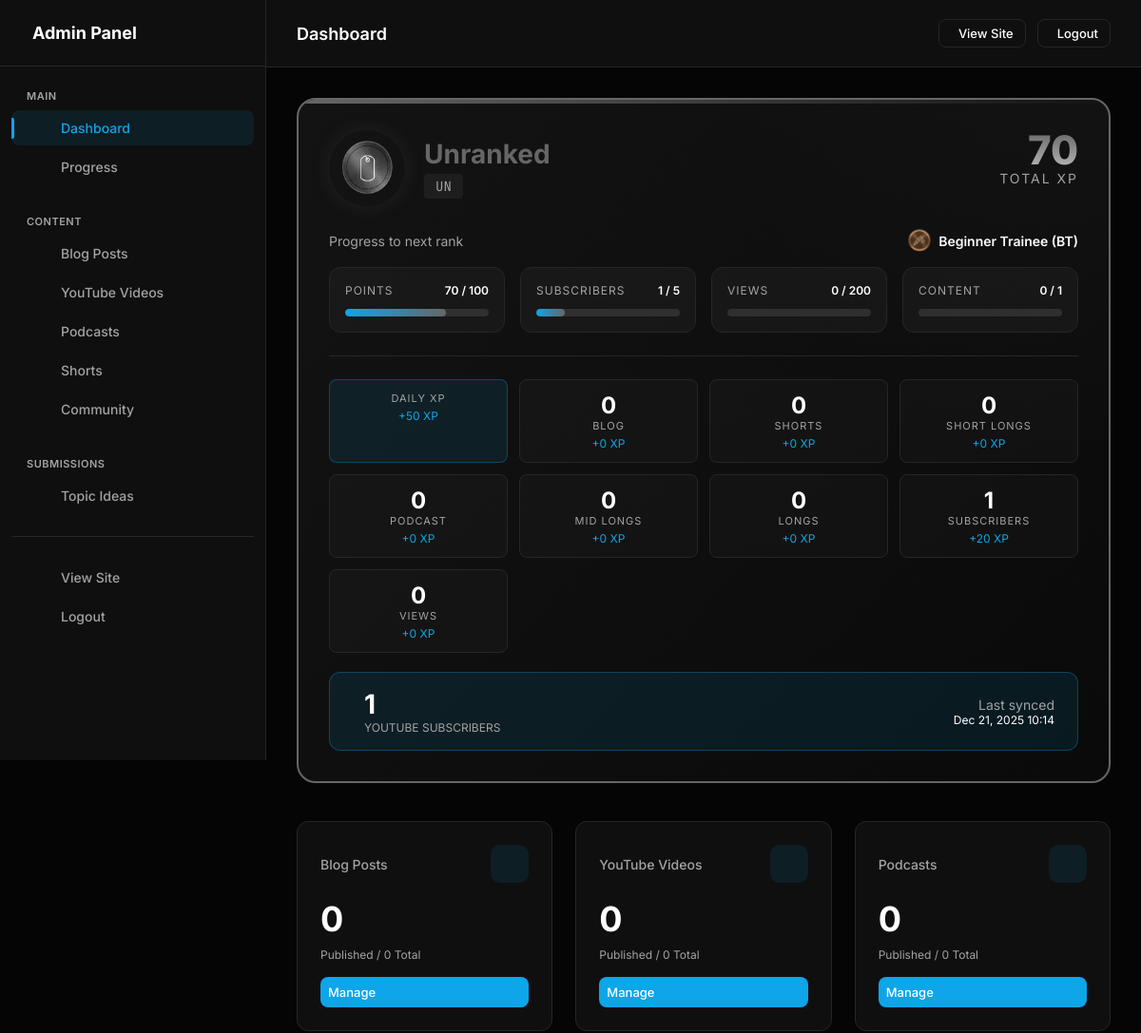
Before: /admin (signed in, upper part) with the older database file.
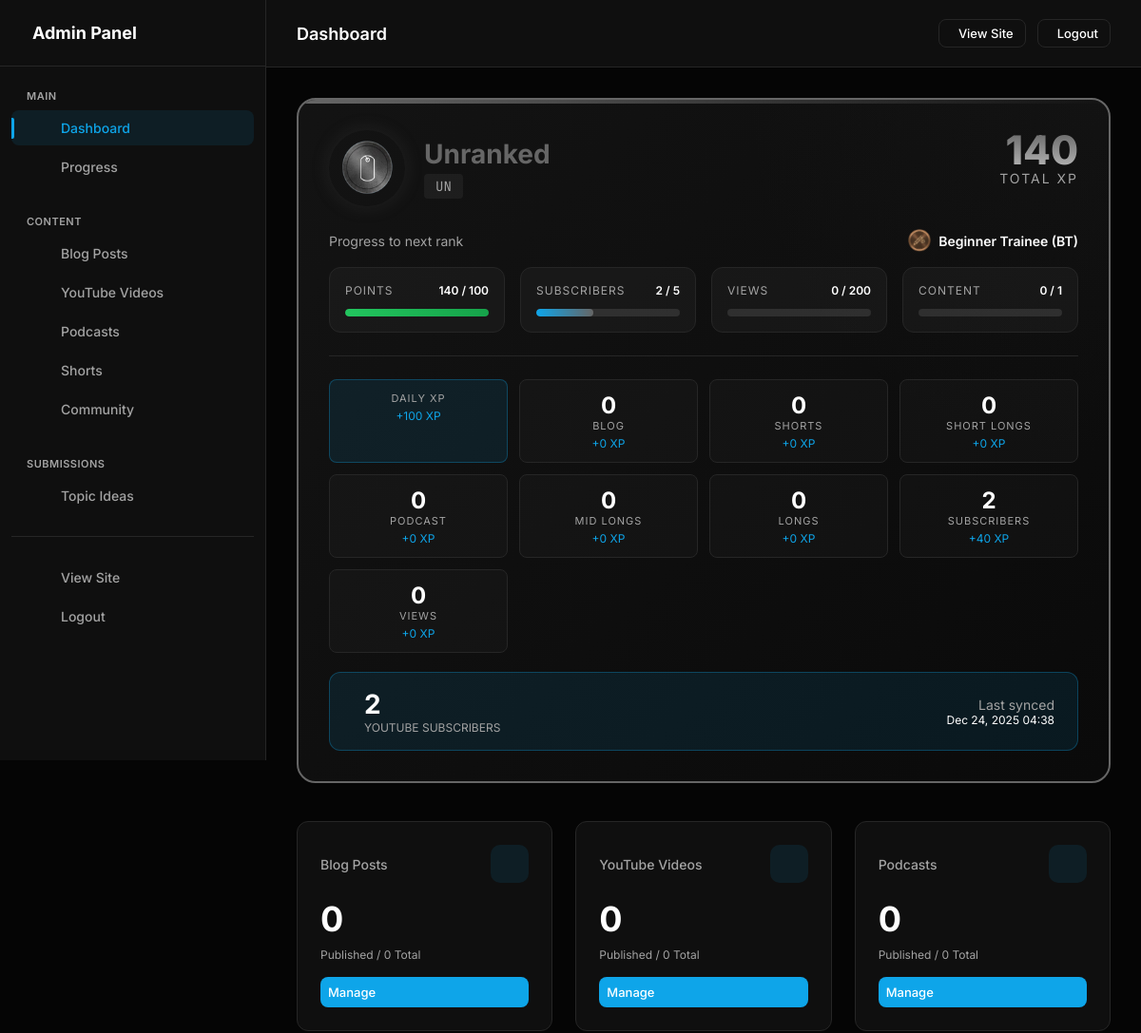
After: the same page with the newer database file.
### models.py (models this page shows, shortened)
class GamificationStats(db.Model):
    __tablename__ = 'gamification_stats'
    id = db.Column(db.Integer, primary_key=True)
    subscriber_count = db.Column(db.Integer, default=0)
    total_channel_views = db.Column(db.Integer, default=0)
    total_points = db.Column(db.Integer, default=0)
    total_content_count = db.Column(db.Integer, default=0)
    total_views = db.Column(db.Integer, default=0)
    current_rank_code = db.Column(db.String(10), default='UNRANKED')
    current_rank_name = db.Column(db.String(50), default='Unranked')
    blog_count = db.Column(db.Integer, default=0)
    shorts_count = db.Column(db.Integer, default=0)
    short_longs_count = db.Column(db.Integer, default=0)  # Videos < 5 min
    podcast_count = db.Column(db.Integer, default=0)
    mid_longs_count = db.Column(db.Integer, default=0)    # Videos 5-15 min
    longs_count = db.Column(db.Integer, default=0)        # Videos > 15 min
    blog_points = db.Column(db.Integer, default=0)
    shorts_points = db.Column(db.Integer, default=0)
    short_longs_points = db.Column(db.Integer, default=0)
    podcast_points = db.Column(db.Integer, default=0)
    mid_longs_points = db.Column(db.Integer, default=0)
    longs_points = db.Column(db.Integer, default=0)
    subscriber_points = db.Column(db.Integer, default=0)  # 1 subscriber = 20 pts
    views_points = db.Column(db.Integer, default=0)       # 1 view = 0.5 pts
    daily_xp_points = db.Column(db.Integer, default=0)    # Accumulated daily XP from tasks
    created_at = db.Column(db.DateTime, default=datetime.utcnow)
    updated_at = db.Column(db.DateTime, default=datetime.utcnow, onupdate=datetime.utcnow)
    last_sync_at = db.Column(db.DateTime)
    def calculate_rank(self):
        current_rank, next_rank = get_rank_for_stats(
            self.total_points,
            self.subscriber_count,
            self.total_views,
            self.total_content_count
        )
        self.current_rank_code = current_rank['code']
        self.current_rank_name = current_rank['name']
        return current_rank, next_rank
    def get_progress_to_next_rank(self):
        current_rank, next_rank = get_rank_for_stats(
            self.total_points,
            self.subscriber_count,
            self.total_views,
            self.total_content_count
        )
        if not next_rank:
            return None  # Max rank achieved
        def safe_progress(current, target):
            if target == 0:
                return 100
            return min(100, int((current / target) * 100))
        return {
            'points': safe_progress(self.total_points, next_rank['points']),
            'subscribers': safe_progress(self.subscriber_count, next_rank['subscribers']),
            'views': safe_progress(self.total_views, next_rank['views']),
            'content': safe_progress(self.total_content_count, next_rank['content']),
            'next_rank': next_rank
        }

### app.py (the view)
    @app.route('/admin')
    @admin_required
    def admin_dashboard():
        sync_message = None
        try:
            sync_result = auto_sync_youtube()
            if sync_result:
                sync_message = sync_result
        except Exception as e:
            sync_message = f"Auto-sync error: {str(e)}"
        total_video_views = db.session.query(db.func.sum(YouTubeVideo.views)).scalar() or 0
        total_shorts_views = db.session.query(db.func.sum(Short.views)).scalar() or 0
        stats = {
            'blog_posts': BlogPost.query.count(),
            'published_blog': BlogPost.query.filter_by(published=True).count(),
            'youtube_videos': YouTubeVideo.query.count(),
            'published_videos': YouTubeVideo.query.filter_by(published=True).count(),
            'podcasts': Podcast.query.count(),
            'published_podcasts': Podcast.query.filter_by(published=True).count(),
            'shorts': Short.query.count(),
            'published_shorts': Short.query.filter_by(published=True).count(),
            'community_posts': CommunityPost.query.count(),
            'published_community': CommunityPost.query.filter_by(published=True).count(),
            'total_video_views': total_video_views,
            'total_shorts_views': total_shorts_views,
            'total_views': total_video_views + total_shorts_views,
        }
        gamification = calculate_gamification_stats()
        current_rank, next_rank = gamification.calculate_rank()
        progress = gamification.get_progress_to_next_rank()
        ranks = [r.to_dict() for r in Rank.get_all_ordered()]
        content_points = get_content_points()
        points_name = get_points_name()
        return render_template('admin/dashboard.html',
                             stats=stats,
                             sync_message=sync_message,
                             gamification=gamification,
                             current_rank=current_rank,
                             next_rank=next_rank,
                             progress=progress,
                             ranks=ranks,
                             content_points=content_points,
                             points_name=points_name)

### models.py (called while the page is built)
def get_content_points():
    return ContentPointValue.get_all_as_dict()

def get_points_name():
    return SystemSettings.get('points_name', 'XP')

    @staticmethod
    def get(key, default=None):
        setting = SystemSettings.query.filter_by(key=key).first()
        return setting.value if setting else default

    @staticmethod
    def get_all_ordered():
        return Rank.query.order_by(Rank.level.asc()).all()

    def to_dict(self):
        return {
            'code': self.code,
            'name': self.name,
            'points': self.points_required,
            'subscribers': self.subscribers_required,
            'views': self.views_required,
            'content': self.content_required,
            'color': self.color,
            'icon': self.icon,
            'level': self.level,
            'is_max_rank': self.is_max_rank
        }

    @staticmethod
    def get_all_as_dict():
        values = ContentPointValue.query.all()
        return {v.content_type: v.points for v in values}

### templates/admin/dashboard.html (shortened to what the changed rows need)
{% extends "admin/base.html" %}
{% block page_title %}Dashboard{% endblock %}
{% block content %}
<div class="gamification-section">
    <div class="rank-card" style="--rank-color: {{ current_rank.color if current_rank else '#666' }};">
        <div class="rank-header">
            <div class="rank-info">
                <div class="rank-details">
                    <h2>{{ current_rank.name if current_rank else 'Unranked' }}</h2>
                </div>
            </div>
            <div class="points-display">
                <div class="points-value">{{ "{:,}".format(gamification.total_points) }}</div>
                <div class="points-label">Total {{ points_name }}</div>
            </div>
        </div>
        {% if progress and next_rank %}
        <div class="progress-section">
            <div class="next-rank-label">
                <span>Progress to next rank</span>
                <span class="next-rank-name" style="display: flex; align-items: center; gap: 8px;">
                    <img src="{{ url_for('static', filename='badges/' ~ next_rank.icon) }}" alt="{{ next_rank.code }}" style="width: 24px; height: 24px;">
                    {{ next_rank.name }} ({{ next_rank.code }})
                </span>
            </div>
            <div class="progress-bars">
                <div class="progress-item">
                    <div class="progress-item-header">
                        <span class="progress-item-label">Points</span>
                        <span class="progress-item-value">{{ "{:,}".format(gamification.total_points) }} / {{ "{:,}".format(next_rank.points) }}</span>
                    </div>
                    <div class="progress-bar-container">
                        <div class="progress-bar-fill {% if progress.points >= 100 %}complete{% endif %}" style="width: {{ progress.points|default(0) }}%;"></div>
                    </div>
                </div>
                <div class="progress-item">
                    <div class="progress-item-header">
                        <span class="progress-item-label">Subscribers</span>
                        <span class="progress-item-value">{{ "{:,}".format(gamification.subscriber_count) }} / {{ "{:,}".format(next_rank.subscribers) }}</span>
                    </div>
                    <div class="progress-bar-container">
                        <div class="progress-bar-fill {% if progress.subscribers >= 100 %}complete{% endif %}" style="width: {{ progress.subscribers|default(0) }}%;"></div>
                    </div>
                </div>
                <div class="progress-item">
                    <div class="progress-item-header">
                        <span class="progress-item-label">Views</span>
                        <span class="progress-item-value">{{ "{:,}".format(gamification.total_views) }} / {{ "{:,}".format(next_rank.views) }}</span>
                    </div>
                    <div class="progress-bar-container">
                    </div>
                </div>
                <div class="progress-item">
                    <div class="progress-item-header">
                        <span class="progress-item-label">Content</span>
                        <span class="progress-item-value">{{ gamification.total_content_count }} / {{ next_rank.content }}</span>
                    </div>
                    <div class="progress-bar-container">
                    </div>
                </div>
            </div>
        </div>
        {% elif current_rank and current_rank.code == 'AL' %}
        <div class="max-rank-achieved">
            <h3><i class="ph ph-crown"></i> APEX LEGEND ACHIEVED!</h3>
            <p style="color: var(--text-muted);">You have reached the maximum rank. Legendary status unlocked!</p>
        </div>
        {% endif %}
        <div class="content-breakdown">
            <div class="content-type-item" style="background: rgba(14, 165, 233, 0.1); border-color: rgba(14, 165, 233, 0.3);">
                <div class="content-type-label">Daily XP</div>
                <div class="content-type-points">+{{ "{:,}".format(gamification.daily_xp_points|default(0)) }} {{ points_name }}</div>
            </div>
            <div class="content-type-item">
                <div class="content-type-count">{{ gamification.blog_count }}</div>
                <div class="content-type-label">Blog</div>
                <div class="content-type-points">+{{ "{:,}".format(gamification.blog_points) }} {{ points_name }}</div>
            </div>
            <div class="content-type-item">
                <div class="content-type-count">{{ gamification.shorts_count }}</div>
                <div class="content-type-label">Shorts</div>
                <div class="content-type-points">+{{ "{:,}".format(gamification.shorts_points) }} {{ points_name }}</div>
            </div>
            <div class="content-type-item">
                <div class="content-type-count">{{ gamification.short_longs_count }}</div>
                <div class="content-type-label">Short Longs</div>
                <div class="content-type-points">+{{ "{:,}".format(gamification.short_longs_points) }} {{ points_name }}</div>
            </div>
            <div class="content-type-item">
                <div class="content-type-count">{{ gamification.podcast_count }}</div>
                <div class="content-type-label">Podcast</div>
                <div class="content-type-points">+{{ "{:,}".format(gamification.podcast_points) }} {{ points_name }}</div>
            </div>
            <div class="content-type-item">
                <div class="content-type-count">{{ gamification.mid_longs_count }}</div>
                <div class="content-type-label">Mid Longs</div>
                <div class="content-type-points">+{{ "{:,}".format(gamification.mid_longs_points) }} {{ points_name }}</div>
            </div>
            <div class="content-type-item">
                <div class="content-type-count">{{ gamification.longs_count }}</div>
                <div class="content-type-label">Longs</div>
                <div class="content-type-points">+{{ "{:,}".format(gamification.longs_points) }} {{ points_name }}</div>
            </div>
            <div class="content-type-item">
                <div class="content-type-count">{{ "{:,}".format(gamification.subscriber_count) }}</div>
                <div class="content-type-label">Subscribers</div>
                <div class="content-type-points">+{{ "{:,}".format(gamification.subscriber_points|default(0)) }} {{ points_name }}</div>
            </div>
            <div class="content-type-item">
                <div class="content-type-count">{{ "{:,}".format(gamification.total_views) }}</div>
                <div class="content-type-label">Views</div>
                <div class="content-type-points">+{{ "{:,}".format(gamification.views_points|default(0)) }} {{ points_name }}</div>
            </div>
        </div>
        <div class="subscribers-display">
            <div>
                <div class="subscribers-count">{{ "{:,}".format(gamification.subscriber_count) }}</div>
                <div class="subscribers-label">YouTube Subscribers</div>
            </div>
            <div style="margin-left: auto; text-align: right;">
                <div style="font-size: 14px; color: var(--text-muted);">Last synced</div>
                <div style="font-size: 12px; color: var(--text-main);">{{ gamification.last_sync_at.strftime('%b %d, %Y %H:%M') if gamification.last_sync_at else 'Never' }}</div>
            </div>
        </div>
    </div>
</div>
            {% set total_content = stats.youtube_videos + stats.shorts %}
            {% set avg_views = (stats.total_views // total_content) if total_content > 0 else 0 %}
{% endblock %}

Changed rows visible on the page:
changed GamificationStats: total_points "70" → "140"; subscriber_count "1" → "2"; daily_xp_points "50" → "100"; subscriber_points "20" → "40"; last_sync_at "Dec 21, 2025 10:14" → "Dec 24, 2025 04:38"
Other visible differences:
{{ progress.points|default(0) }}: 70 → 100 (drawn)
{{ progress.subscribers|default(0) }}: 20 → 40 (drawn)
